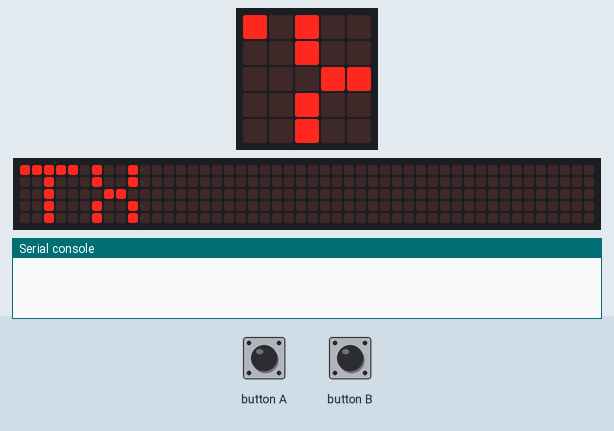
Simulated run of this program. Board: BBC micro:bit running MicroPython. On the bench: the board's 5×5 LED display, a strip that is not on the board, showing the scrolling text unrolled, the last lines printed to the serial console. The test bench sets the inputs (shaded band). No radio messages arrive unless stated (any console line starting 'radio sent:' is added by the test bench); the 48×5 strip is a reading aid, not a part: it shows the text the display is scrolling, unrolled, one strip-width of it at a time.

Above: at 1.27 s.
1.3 s: button A pressed for 2.9 s
At 2.32 s:
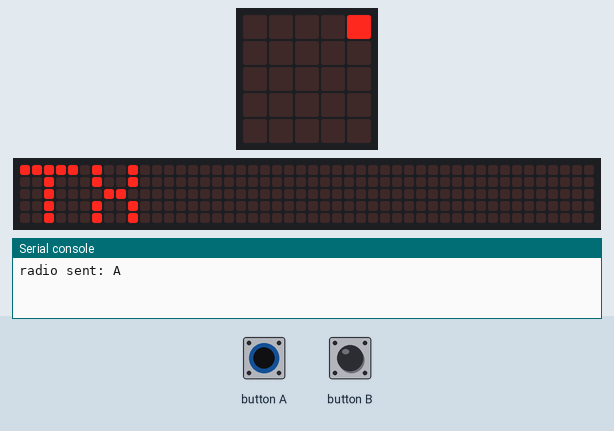
At 4.72 s:
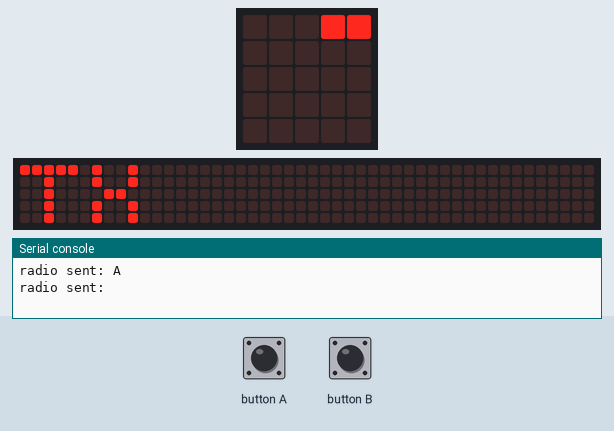

The program:

TX-main.py
```python
# Imports go at the top
from microbit import *
import radio

radio.on()
radio.config(group=23, power=7)
# Code in a 'while True:' loop repeats forever
while True:
    display.scroll('TX')
    if(button_a.is_pressed()):
        radio.send('A')
    elif(button_b.is_pressed()):
        radio.send('B')
    else:
        radio.send('')
```
